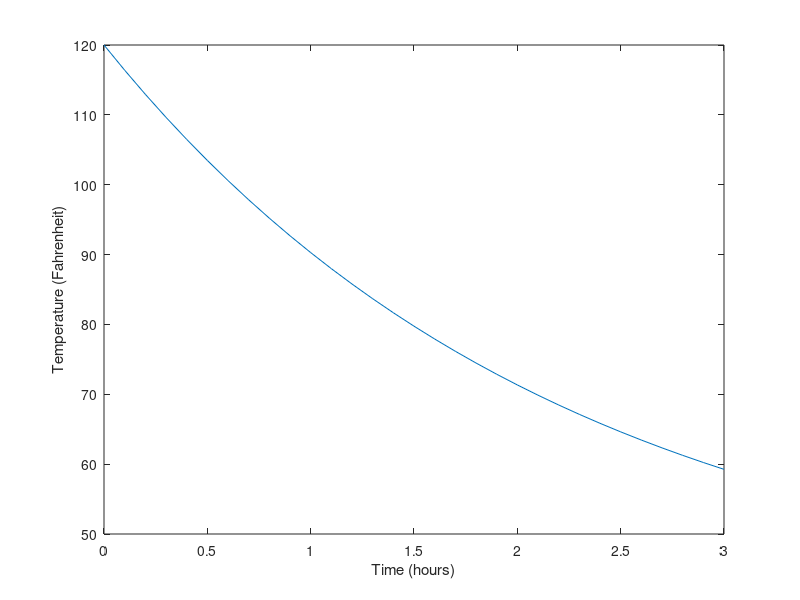
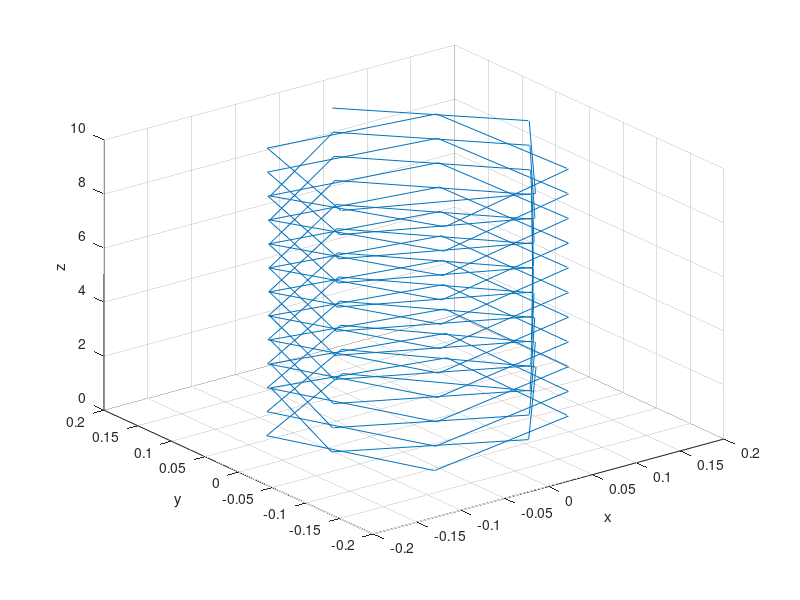
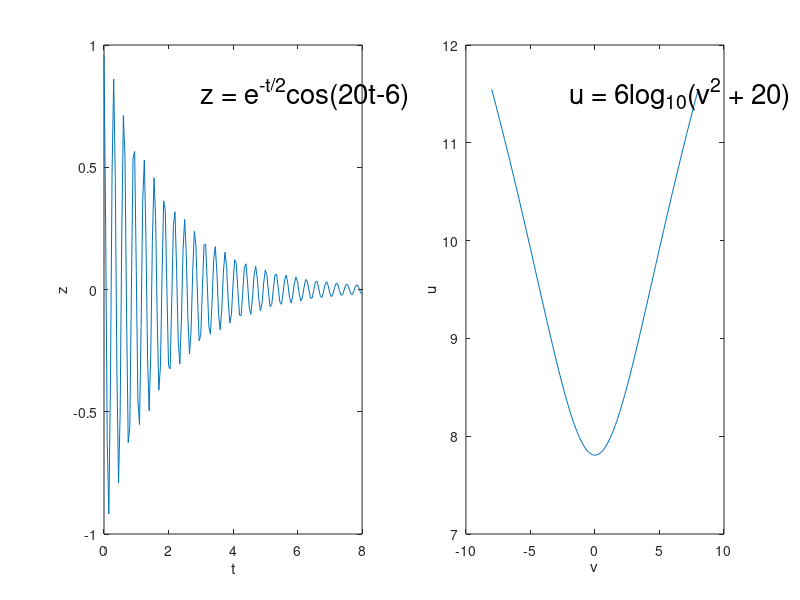
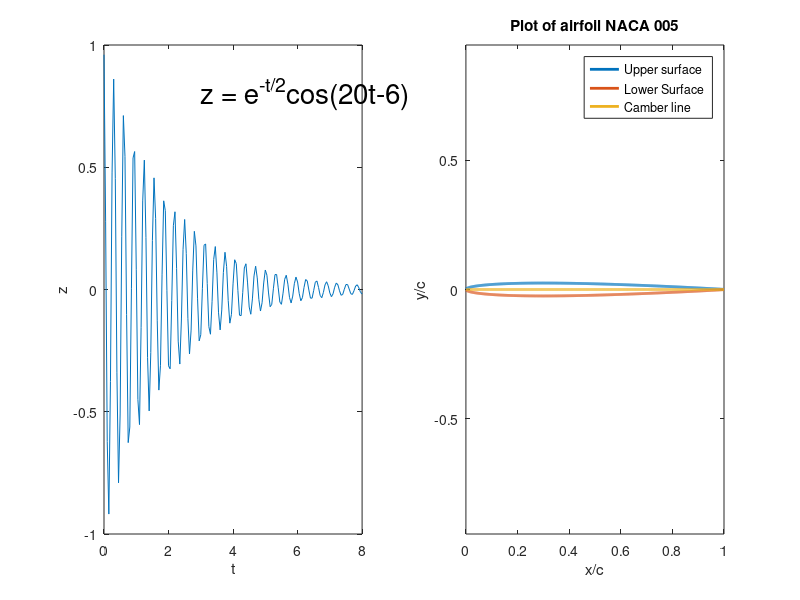

These figures' MATLAB source, in order:
%% Problem 1

t = 0:0.1:3;
Ts = 38;
T0 = 120;
k = 0.45;

T = Ts + (T0-Ts)*exp(-k*t);
T_end = T(end);

plot(t,T)
xlabel('Time (hours)')
ylabel('Temperature (Fahrenheit)')
print -dpng Giri_Subramanian_HW_1_Problem_1.png

%% Problem 2

m = 1.67*10^-27;
q = 1.6*10^-19;
B0 = 0.35;
v_perp = 4.69*10^6;
v_parallel = 1;

rho = (m*v_perp)/(q*B0);
omega = q*B0/m;

fprintf('The value of radius is %d m and that of the cyclotron frequency is %d rad/s \n', rho,omega);
t = 0:0.1:10;
x = rho*cos(omega*t);
y = rho*sin(omega*t);
z = v_parallel*t;

plot3(x,y,z)
xlabel('x')
ylabel('y')
zlabel('z')
grid on
print -dpng Giri_Subramanian_HW_1_Problem_2a.png

% Since it's moving perpendicular to the same magnetic field, it's parallel
% velocity is zero. But since the overall speed is the same, the
% perpendicular velocity will increase. Since frequency does not depend on
% the speed of the particle it will not change. 

v_perp_new = sqrt(v_perp^2 + v_parallel^2);
rho_new = (m*v_perp_new)/(q*B0);
fprintf('The new value of radius is %d m \n', rho_new);


%% Problem 3

t = 0:0.05:8;
v = -8:0.1:8;
z = exp(-t/2).*cos(20*t - 6);
u = 6*log10(v.^2 + 20);
subplot(1,2,1)
plot(t,z)
xlabel('t')
ylabel('z')
text(3,0.8,'z = e^{-t/2}cos(20t-6)','FontSize',20)
subplot(1,2,2)
plot(v,u)
xlabel('v')
ylabel('u')
text(-2,11.5,'u = 6log_{10}(v^2 + 20)','FontSize',20)

print -dpng Giri_Subramanian_HW_1_Problem_3.png

%%  Problem 4

% All values taken here are in ratio to the chord
airfoil = input('Please enter the 4 digit NACA airfoil number alone: ');

if floor(airfoil/10000) ~= 0
    fprintf('Please input only a 4 digit number \n')
    return
end
t = mod(airfoil,100)/100;
p = mod(floor(airfoil/100),10)/10;
m = floor(airfoil/1000)/100;

x = 0:0.001:1;

max_camber_index = find(x==p);

y_camb(1:max_camber_index) = (m/p^2)*(2*p*x(1:max_camber_index) - x(1:max_camber_index).^2);
y_camb(max_camber_index+1:length(x)) = (m/(1-p)^2)*((1 - 2*p) + 2*p*x(max_camber_index+1:length(x)) - x(max_camber_index+1:length(x)).^2);

y_thick = (t/0.2)*(0.29690*sqrt(x) - 0.126*x - 0.3516*x.^2 + 0.2843*x.^3 - 0.1015*x.^4);

y_u = y_camb + y_thick;
y_d = y_camb - y_thick;

h = plot(x,y_u,x,y_d,x,y_camb);
axis equal
legend('Upper surface','Lower Surface', 'Camber line');
if floor(airfoil/100) == 0
    title_string = sprintf('Plot of airfoil NACA 00%d',airfoil);
else
    title_string = sprintf('Plot of airfoil NACA %d',airfoil);
end
title(title_string)
xlabel('x/c')
ylabel('y/c')
set(h,'LineWidth',2)
print -dpng Giri_Subramanian_HW_1_Problem_4.png

